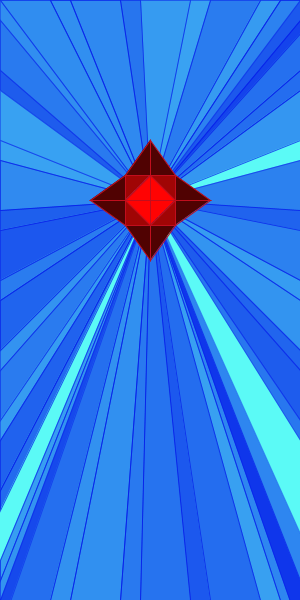
Frame 1 (no input)
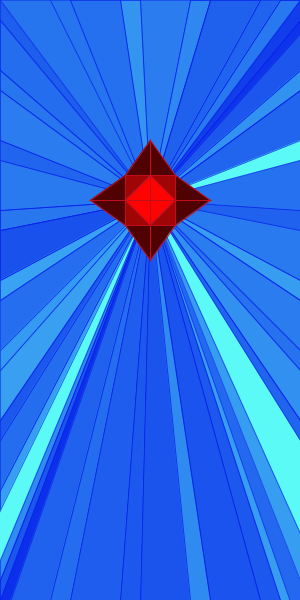
Frame 2 (the mouse pressed at the canvas centre, redrawn once)

The Processing sketch that drew these frames (run headless with seeded random() and noise(); the mouse was pressed at the canvas centre and the sketch redrawn once):

// Processing sketch: processing_24357
// ── processing_24357.pde


int five = 50;
int zero = 300;
int ran1 = 100;
int ran2 = 200;
int ran11 = 100;
int ran22 = 200;
void setup () {
  size(300,600);
  smooth();
  noLoop();
  
}


void draw(){
  background(91,250,246);
  stroke(5,29,234,random(ran11,ran22));
  fill(5,29,234,random(ran1,ran2));
  //top
  quad(width/2,height/3,width/2,height/3,0,0,50,0);
  stroke(5,29,234,random(ran11,ran22));
  fill(5,29,234,random(ran1,ran2));
  quad(width/2,height/3,width/2,height/3,50,0,70,0);
  stroke(5,29,234,random(ran11,ran22));
  fill(5,29,234,random(ran1,ran2));
  quad(width/2,height/3,width/2,height/3,70,0,120,0);
  stroke(5,29,234,random(ran11,ran22));
  fill(5,29,234,random(ran1,ran2));
  quad(width/2,height/3,width/2,height/3,120,0,140,0);
  stroke(5,29,234,random(ran11,ran22));
  fill(5,29,234,random(ran1,ran2));
  quad(width/2,height/3,width/2,height/3,140,0,190,0);
  stroke(5,29,234,random(ran11,ran22));
  fill(5,29,234,random(ran1,ran2));
  quad(width/2,height/3,width/2,height/3,190,0,210,0);
  stroke(5,29,234,random(ran11,ran22));
  fill(5,29,234,random(ran1,ran2));
  quad(width/2,height/3,width/2,height/3,210,0,260,0);
  stroke(5,29,234,random(ran11,ran22));
  fill(5,29,234,random(ran1,ran2));
  quad(width/2,height/3,width/2,height/3,260,0,280,0);
  stroke(5,29,234,random(ran11,ran22));
  fill(5,29,234,random(ran1,ran2));
  quad(width/2,height/3,width/2,height/3,280,0,330,0);
  stroke(5,29,234,random(ran11,ran22));
  fill(5,29,234,random(ran1,ran2));
  
 
  //sideA
  quad(width/2,height/3,width/2,height/3,0,0,0,20);
  stroke(5,29,234,random(ran11,ran22));
  fill(5,29,234,random(ran1,ran2));
  quad(width/2,height/3,width/2,height/3,0,20,0,70);
  stroke(5,29,234,random(ran11,ran22));
  fill(5,29,234,random(ran1,ran2));
  quad(width/2,height/3,width/2,height/3,0,70,0,90);
  stroke(5,29,234,random(ran11,ran22));
  fill(5,29,234,random(ran1,ran2));
  quad(width/2,height/3,width/2,height/3,0,90,0,140);
  stroke(5,29,234,random(ran11,ran22));
  fill(5,29,234,random(ran1,ran2));
  quad(width/2,height/3,width/2,height/3,0,140,0,160);
  stroke(5,29,234,random(ran11,ran22));
  fill(5,29,234,random(ran1,ran2));
  quad(width/2,height/3,width/2,height/3,0,160,0,210);
  stroke(5,29,234,random(ran11,ran22));
  fill(5,29,234,random(ran1,ran2));
  quad(width/2,height/3,width/2,height/3,0,210,0,230);
  stroke(5,29,234,random(ran11,ran22));
  fill(5,29,234,random(ran1,ran2));
  quad(width/2,height/3,width/2,height/3,0,230,0,280);
  stroke(5,29,234,random(ran11,ran22));
  fill(5,29,234,random(ran1,ran2));
  quad(width/2,height/3,width/2,height/3,0,280,0,300);
  stroke(5,29,234,random(ran11,ran22));
  fill(5,29,234,random(ran1,ran2));
  quad(width/2,height/3,width/2,height/3,0,300,0,350);
  stroke(5,29,234,random(ran11,ran22));
  fill(5,29,234,random(ran1,ran2));
  quad(width/2,height/3,width/2,height/3,0,350,0,370);
  stroke(5,29,234,random(ran11,ran22));
  fill(5,29,234,random(ran1,ran2));
  quad(width/2,height/3,width/2,height/3,0,370,0,420);
  stroke(5,29,234,random(ran11,ran22));
  fill(5,29,234,random(ran1,ran2));
  quad(width/2,height/3,width/2,height/3,0,420,0,440);
  stroke(5,29,234,random(ran11,ran22));
  fill(5,29,234,random(ran1,ran2));
  quad(width/2,height/3,width/2,height/3,0,440,0,490);
  stroke(5,29,234,random(ran11,ran22));
  fill(5,29,234,random(ran1,ran2));
  quad(width/2,height/3,width/2,height/3,0,490,0,510);
  stroke(5,29,234,random(ran11,ran22));
  fill(5,29,234,random(ran1,ran2));
  quad(width/2,height/3,width/2,height/3,0,560,0,580);
  stroke(5,29,234,random(ran11,ran22));
  fill(5,29,234,random(ran1,ran2));
  quad(width/2,height/3,width/2,height/3,0,580,0,630);
  stroke(5,29,234,random(ran11,ran22));
  fill(5,29,234,random(ran1,ran2));
  
  //sideB
  quad(width/2,height/3,width/2,height/3,zero,0,zero,20);
  stroke(5,29,234,random(ran11,ran22));
  fill(5,29,234,random(ran1,ran2));
  quad(width/2,height/3,width/2,height/3,zero,20,zero,70);
  stroke(5,29,234,random(ran11,ran22));
  fill(5,29,234,random(ran1,ran2));
  quad(width/2,height/3,width/2,height/3,zero,70,zero,90);
  stroke(5,29,234,random(ran11,ran22));
  fill(5,29,234,random(ran1,ran2));
  quad(width/2,height/3,width/2,height/3,zero,90,zero,140);
  stroke(5,29,234,random(ran11,ran22));
  fill(5,29,234,random(ran1,ran2));
  quad(width/2,height/3,width/2,height/3,zero,160,zero,210);
  stroke(5,29,234,random(ran11,ran22));
  fill(5,29,234,random(ran1,ran2));
  quad(width/2,height/3,width/2,height/3,zero,210,zero,230);
  stroke(5,29,234,random(ran11,ran22));
  fill(5,29,234,random(ran1,ran2));
  quad(width/2,height/3,width/2,height/3,zero,230,zero,280);
  stroke(5,29,234,random(ran11,ran22));
  fill(5,29,234,random(ran1,ran2));
  quad(width/2,height/3,width/2,height/3,zero,280,zero,300);
  stroke(5,29,234,random(ran11,ran22));
  fill(5,29,234,random(ran1,ran2));
  quad(width/2,height/3,width/2,height/3,zero,300,zero,350);
  stroke(5,29,234,random(ran11,ran22));
  fill(5,29,234,random(ran1,ran2));
  quad(width/2,height/3,width/2,height/3,zero,350,zero,370);
  stroke(5,29,234,random(ran11,ran22));
  fill(5,29,234,random(ran1,ran2));
  quad(width/2,height/3,width/2,height/3,zero,370,zero,420);
  stroke(5,29,234,random(ran11,ran22));
  fill(5,29,234,random(ran1,ran2));
  quad(width/2,height/3,width/2,height/3,zero,420,zero,440);
  stroke(5,29,234,random(ran11,ran22));
  fill(5,29,234,random(ran1,ran2));
  quad(width/2,height/3,width/2,height/3,zero,580,zero,630);
  stroke(5,29,234,random(ran11,ran22));
  fill(5,29,234,random(ran1,ran2));
  
  //bottum
  quad(width/2,height/3,width/2,height/3,0,height,50,height);
  stroke(5,29,234,random(ran11,ran22));
  fill(5,29,234,random(ran1,ran2));
  quad(width/2,height/3,width/2,height/3,50,height,70,height);
  stroke(5,29,234,random(ran11,ran22));
  fill(5,29,234,random(ran1,ran2));
  quad(width/2,height/3,width/2,height/3,70,height,120,height);
  stroke(5,29,234,random(ran11,ran22));
  fill(5,29,234,random(ran1,ran2));
  quad(width/2,height/3,width/2,height/3,120,height,140,height);
  stroke(5,29,234,random(ran11,ran22));
  fill(5,29,234,random(ran1,ran2));
  quad(width/2,height/3,width/2,height/3,140,height,190,height);
  stroke(5,29,234,random(ran11,ran22));
  fill(5,29,234,random(ran1,ran2));
  quad(width/2,height/3,width/2,height/3,190,height,210,height);
  stroke(5,29,234,random(ran11,ran22));
  fill(5,29,234,random(ran1,ran2));
  quad(width/2,height/3,width/2,height/3,210,height,260,height);
  stroke(5,29,234,random(ran11,ran22));
  fill(5,29,234,random(ran1,ran2));
  quad(width/2,height/3,width/2,height/3,260,height,280,height);
  stroke(5,29,234,random(ran11,ran22));
  fill(5,29,234,random(ran1,ran2));
  quad(width/2,height/3,width/2,height/3,280,height,330,height);
  stroke(5,29,234,random(ran11,ran22));
  fill(5,29,234,random(ran1,ran2));
  
  stroke(193,14,29);
  fill(255,3,3);
  //star
 //first layer
  triangle(width/2,height/3, 150, 175, 125, 200);
  triangle(width/2,height/3, 150, 175, 175, 200);
  triangle(width/2,height/3, 150, 225, 125, 200);
  triangle(width/2,height/3, 150, 225, 175, 200);
  //2nd layer
  
  stroke(193,14,29);
  fill(160,5,5);
  triangle(125,175, 150, 175, 125, 200);
  triangle(175,175, 150, 175, 175, 200);
  triangle(125,225, 150, 225, 125, 200);
  triangle(175,225, 150, 225, 175, 200);
  //3rd layer
  stroke(193,14,29);
  fill(80,2,2);
  triangle(125,175, 150, 175, 150, 140);
  triangle(175,175, 150, 175, 150, 140);
  triangle(125,225, 150, 225, 150, 260);
  triangle(175,225, 150, 225, 150, 260);
  //4th layer
  stroke(193,14,29);
  fill(80,2,2);
  triangle(125,175, 90, 200, 125, 200);
  triangle(175,175, 210, 200, 175, 200);
  triangle(125,225, 90, 200, 125, 200);
  triangle(175,225, 210, 200, 175, 200);
   
 }
